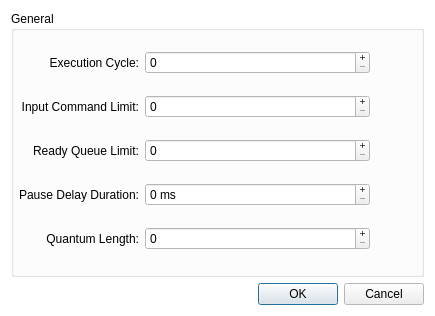
<?xml version="1.0" encoding="UTF-8"?>
<ui version="4.0">
 <class>SettingsEdit</class>
 <widget class="QDialog" name="SettingsEdit">
  <property name="geometry">
   <rect>
    <x>0</x>
    <y>0</y>
    <width>435</width>
    <height>316</height>
   </rect>
  </property>
  <property name="sizePolicy">
   <sizepolicy hsizetype="Fixed" vsizetype="Fixed">
    <horstretch>0</horstretch>
    <verstretch>0</verstretch>
   </sizepolicy>
  </property>
  <property name="palette">
   <palette>
    <active>
     <colorrole role="Window">
      <brush brushstyle="SolidPattern">
       <color alpha="255">
        <red>255</red>
        <green>255</green>
        <blue>255</blue>
       </color>
      </brush>
     </colorrole>
    </active>
    <inactive>
     <colorrole role="Window">
      <brush brushstyle="SolidPattern">
       <color alpha="255">
        <red>255</red>
        <green>255</green>
        <blue>255</blue>
       </color>
      </brush>
     </colorrole>
    </inactive>
    <disabled>
     <colorrole role="Base">
      <brush brushstyle="SolidPattern">
       <color alpha="255">
        <red>255</red>
        <green>255</green>
        <blue>255</blue>
       </color>
      </brush>
     </colorrole>
     <colorrole role="Window">
      <brush brushstyle="SolidPattern">
       <color alpha="255">
        <red>255</red>
        <green>255</green>
        <blue>255</blue>
       </color>
      </brush>
     </colorrole>
    </disabled>
   </palette>
  </property>
  <property name="font">
   <font>
    <bold>false</bold>
   </font>
  </property>
  <property name="windowTitle">
   <string>Settings</string>
  </property>
  <layout class="QVBoxLayout" name="mainLayout">
   <item>
    <widget class="QGroupBox" name="settingsGroup">
     <property name="font">
      <font>
       <pointsize>9</pointsize>
       <bold>false</bold>
      </font>
     </property>
     <property name="title">
      <string>General</string>
     </property>
     <layout class="QGridLayout" name="settingsLayout">
      <property name="leftMargin">
       <number>5</number>
      </property>
      <property name="topMargin">
       <number>5</number>
      </property>
      <property name="rightMargin">
       <number>5</number>
      </property>
      <property name="bottomMargin">
       <number>5</number>
      </property>
      <item row="2" column="0">
       <widget class="QLabel" name="readyQueueLimitLabel">
        <property name="font">
         <font>
          <pointsize>9</pointsize>
          <bold>false</bold>
         </font>
        </property>
        <property name="text">
         <string>Ready Queue Limit:</string>
        </property>
        <property name="alignment">
         <set>Qt::AlignmentFlag::AlignRight|Qt::AlignmentFlag::AlignTrailing|Qt::AlignmentFlag::AlignVCenter</set>
        </property>
       </widget>
      </item>
      <item row="1" column="1">
       <widget class="QSpinBox" name="inputCommandLimitEdit">
        <property name="sizePolicy">
         <sizepolicy hsizetype="MinimumExpanding" vsizetype="Fixed">
          <horstretch>0</horstretch>
          <verstretch>0</verstretch>
         </sizepolicy>
        </property>
        <property name="font">
         <font>
          <pointsize>9</pointsize>
          <bold>false</bold>
         </font>
        </property>
        <property name="buttonSymbols">
         <enum>QAbstractSpinBox::ButtonSymbols::PlusMinus</enum>
        </property>
        <property name="accelerated">
         <bool>true</bool>
        </property>
        <property name="maximum">
         <number>16386</number>
        </property>
       </widget>
      </item>
      <item row="0" column="0">
       <widget class="QLabel" name="executionCycleLabel">
        <property name="font">
         <font>
          <pointsize>9</pointsize>
          <bold>false</bold>
         </font>
        </property>
        <property name="text">
         <string>Execution Cycle:</string>
        </property>
        <property name="alignment">
         <set>Qt::AlignmentFlag::AlignRight|Qt::AlignmentFlag::AlignTrailing|Qt::AlignmentFlag::AlignVCenter</set>
        </property>
       </widget>
      </item>
      <item row="4" column="1">
       <widget class="QSpinBox" name="quantumLengthEdit">
        <property name="sizePolicy">
         <sizepolicy hsizetype="MinimumExpanding" vsizetype="Fixed">
          <horstretch>0</horstretch>
          <verstretch>0</verstretch>
         </sizepolicy>
        </property>
        <property name="font">
         <font>
          <pointsize>9</pointsize>
          <bold>false</bold>
         </font>
        </property>
        <property name="buttonSymbols">
         <enum>QAbstractSpinBox::ButtonSymbols::PlusMinus</enum>
        </property>
        <property name="accelerated">
         <bool>true</bool>
        </property>
        <property name="maximum">
         <number>16386</number>
        </property>
       </widget>
      </item>
      <item row="0" column="1">
       <widget class="QSpinBox" name="executionCycleEdit">
        <property name="sizePolicy">
         <sizepolicy hsizetype="MinimumExpanding" vsizetype="Fixed">
          <horstretch>0</horstretch>
          <verstretch>0</verstretch>
         </sizepolicy>
        </property>
        <property name="font">
         <font>
          <pointsize>9</pointsize>
          <bold>false</bold>
         </font>
        </property>
        <property name="buttonSymbols">
         <enum>QAbstractSpinBox::ButtonSymbols::PlusMinus</enum>
        </property>
        <property name="accelerated">
         <bool>true</bool>
        </property>
        <property name="maximum">
         <number>16386</number>
        </property>
       </widget>
      </item>
      <item row="3" column="1">
       <widget class="QSpinBox" name="pauseDelayDurationEdit">
        <property name="sizePolicy">
         <sizepolicy hsizetype="MinimumExpanding" vsizetype="Fixed">
          <horstretch>0</horstretch>
          <verstretch>0</verstretch>
         </sizepolicy>
        </property>
        <property name="font">
         <font>
          <pointsize>9</pointsize>
          <bold>false</bold>
         </font>
        </property>
        <property name="buttonSymbols">
         <enum>QAbstractSpinBox::ButtonSymbols::PlusMinus</enum>
        </property>
        <property name="accelerated">
         <bool>true</bool>
        </property>
        <property name="suffix">
         <string> ms</string>
        </property>
        <property name="maximum">
         <number>16386</number>
        </property>
       </widget>
      </item>
      <item row="3" column="0">
       <widget class="QLabel" name="pauseDelayDurationLabel">
        <property name="font">
         <font>
          <pointsize>9</pointsize>
          <bold>false</bold>
         </font>
        </property>
        <property name="text">
         <string>Pause Delay Duration:</string>
        </property>
        <property name="alignment">
         <set>Qt::AlignmentFlag::AlignRight|Qt::AlignmentFlag::AlignTrailing|Qt::AlignmentFlag::AlignVCenter</set>
        </property>
       </widget>
      </item>
      <item row="4" column="0">
       <widget class="QLabel" name="quantumLengthLabel">
        <property name="font">
         <font>
          <pointsize>9</pointsize>
          <bold>false</bold>
         </font>
        </property>
        <property name="text">
         <string>Quantum Length:</string>
        </property>
        <property name="alignment">
         <set>Qt::AlignmentFlag::AlignRight|Qt::AlignmentFlag::AlignTrailing|Qt::AlignmentFlag::AlignVCenter</set>
        </property>
       </widget>
      </item>
      <item row="2" column="1">
       <widget class="QSpinBox" name="readyQueueLimitEdit">
        <property name="sizePolicy">
         <sizepolicy hsizetype="MinimumExpanding" vsizetype="Fixed">
          <horstretch>0</horstretch>
          <verstretch>0</verstretch>
         </sizepolicy>
        </property>
        <property name="font">
         <font>
          <pointsize>9</pointsize>
          <bold>false</bold>
         </font>
        </property>
        <property name="buttonSymbols">
         <enum>QAbstractSpinBox::ButtonSymbols::PlusMinus</enum>
        </property>
        <property name="accelerated">
         <bool>true</bool>
        </property>
        <property name="maximum">
         <number>16386</number>
        </property>
       </widget>
      </item>
      <item row="1" column="0">
       <widget class="QLabel" name="inputCommandLimitLabel">
        <property name="font">
         <font>
          <pointsize>9</pointsize>
          <bold>false</bold>
         </font>
        </property>
        <property name="text">
         <string>Input Command Limit:</string>
        </property>
        <property name="alignment">
         <set>Qt::AlignmentFlag::AlignRight|Qt::AlignmentFlag::AlignTrailing|Qt::AlignmentFlag::AlignVCenter</set>
        </property>
       </widget>
      </item>
      <item row="0" column="2">
       <widget class="QPushButton" name="executionCycleResetButton">
        <property name="font">
         <font>
          <pointsize>9</pointsize>
          <bold>false</bold>
         </font>
        </property>
        <property name="toolTip">
         <string>Reset Execution Cycle</string>
        </property>
        <property name="text">
         <string/>
        </property>
        <property name="flat">
         <bool>true</bool>
        </property>
       </widget>
      </item>
      <item row="1" column="2">
       <widget class="QPushButton" name="inputCommandLimitResetButton">
        <property name="font">
         <font>
          <pointsize>9</pointsize>
          <bold>false</bold>
         </font>
        </property>
        <property name="toolTip">
         <string>Reset Input Command Limit</string>
        </property>
        <property name="text">
         <string/>
        </property>
        <property name="flat">
         <bool>true</bool>
        </property>
       </widget>
      </item>
      <item row="2" column="2">
       <widget class="QPushButton" name="readyQueueLimitResetButton">
        <property name="font">
         <font>
          <pointsize>9</pointsize>
          <bold>false</bold>
         </font>
        </property>
        <property name="toolTip">
         <string>Reset Ready Queue Limit</string>
        </property>
        <property name="text">
         <string/>
        </property>
        <property name="flat">
         <bool>true</bool>
        </property>
       </widget>
      </item>
      <item row="3" column="2">
       <widget class="QPushButton" name="pauseDelayDurationResetButton">
        <property name="font">
         <font>
          <pointsize>9</pointsize>
          <bold>false</bold>
         </font>
        </property>
        <property name="toolTip">
         <string>Reset Pause Delay Duration</string>
        </property>
        <property name="text">
         <string/>
        </property>
        <property name="flat">
         <bool>true</bool>
        </property>
       </widget>
      </item>
      <item row="4" column="2">
       <widget class="QPushButton" name="quantumLengthResetButton">
        <property name="font">
         <font>
          <pointsize>9</pointsize>
          <bold>false</bold>
         </font>
        </property>
        <property name="toolTip">
         <string>Reset Quantum Length</string>
        </property>
        <property name="text">
         <string/>
        </property>
        <property name="flat">
         <bool>true</bool>
        </property>
       </widget>
      </item>
     </layout>
    </widget>
   </item>
   <item>
    <widget class="QDialogButtonBox" name="controlButton">
     <property name="font">
      <font>
       <pointsize>9</pointsize>
       <bold>false</bold>
      </font>
     </property>
     <property name="orientation">
      <enum>Qt::Orientation::Horizontal</enum>
     </property>
     <property name="standardButtons">
      <set>QDialogButtonBox::StandardButton::Cancel|QDialogButtonBox::StandardButton::Ok</set>
     </property>
    </widget>
   </item>
  </layout>
 </widget>
 <resources/>
 <connections>
  <connection>
   <sender>controlButton</sender>
   <signal>accepted()</signal>
   <receiver>SettingsEdit</receiver>
   <slot>accept()</slot>
   <hints>
    <hint type="sourcelabel">
     <x>389</x>
     <y>304</y>
    </hint>
    <hint type="destinationlabel">
     <x>157</x>
     <y>274</y>
    </hint>
   </hints>
  </connection>
  <connection>
   <sender>controlButton</sender>
   <signal>rejected()</signal>
   <receiver>SettingsEdit</receiver>
   <slot>reject()</slot>
   <hints>
    <hint type="sourcelabel">
     <x>423</x>
     <y>304</y>
    </hint>
    <hint type="destinationlabel">
     <x>286</x>
     <y>274</y>
    </hint>
   </hints>
  </connection>
  <connection>
   <sender>quantumLengthResetButton</sender>
   <signal>clicked()</signal>
   <receiver>SettingsEdit</receiver>
   <slot>resetQuantumLength()</slot>
   <hints>
    <hint type="sourcelabel">
     <x>387</x>
     <y>241</y>
    </hint>
    <hint type="destinationlabel">
     <x>446</x>
     <y>233</y>
    </hint>
   </hints>
  </connection>
  <connection>
   <sender>pauseDelayDurationResetButton</sender>
   <signal>clicked()</signal>
   <receiver>SettingsEdit</receiver>
   <slot>resetPauseDelayDuration()</slot>
   <hints>
    <hint type="sourcelabel">
     <x>384</x>
     <y>189</y>
    </hint>
    <hint type="destinationlabel">
     <x>479</x>
     <y>183</y>
    </hint>
   </hints>
  </connection>
  <connection>
   <sender>readyQueueLimitResetButton</sender>
   <signal>clicked()</signal>
   <receiver>SettingsEdit</receiver>
   <slot>resetReadyQueueLimit()</slot>
   <hints>
    <hint type="sourcelabel">
     <x>386</x>
     <y>144</y>
    </hint>
    <hint type="destinationlabel">
     <x>489</x>
     <y>145</y>
    </hint>
   </hints>
  </connection>
  <connection>
   <sender>inputCommandLimitResetButton</sender>
   <signal>clicked()</signal>
   <receiver>SettingsEdit</receiver>
   <slot>resetInputCommandLimit()</slot>
   <hints>
    <hint type="sourcelabel">
     <x>389</x>
     <y>106</y>
    </hint>
    <hint type="destinationlabel">
     <x>509</x>
     <y>116</y>
    </hint>
   </hints>
  </connection>
  <connection>
   <sender>executionCycleResetButton</sender>
   <signal>clicked()</signal>
   <receiver>SettingsEdit</receiver>
   <slot>resetExecutionCycle()</slot>
   <hints>
    <hint type="sourcelabel">
     <x>390</x>
     <y>51</y>
    </hint>
    <hint type="destinationlabel">
     <x>553</x>
     <y>64</y>
    </hint>
   </hints>
  </connection>
 </connections>
 <slots>
  <slot>resetQuantumLength()</slot>
  <slot>resetPauseDelayDuration()</slot>
  <slot>resetReadyQueueLimit()</slot>
  <slot>resetInputCommandLimit()</slot>
  <slot>resetExecutionCycle()</slot>
 </slots>
</ui>
